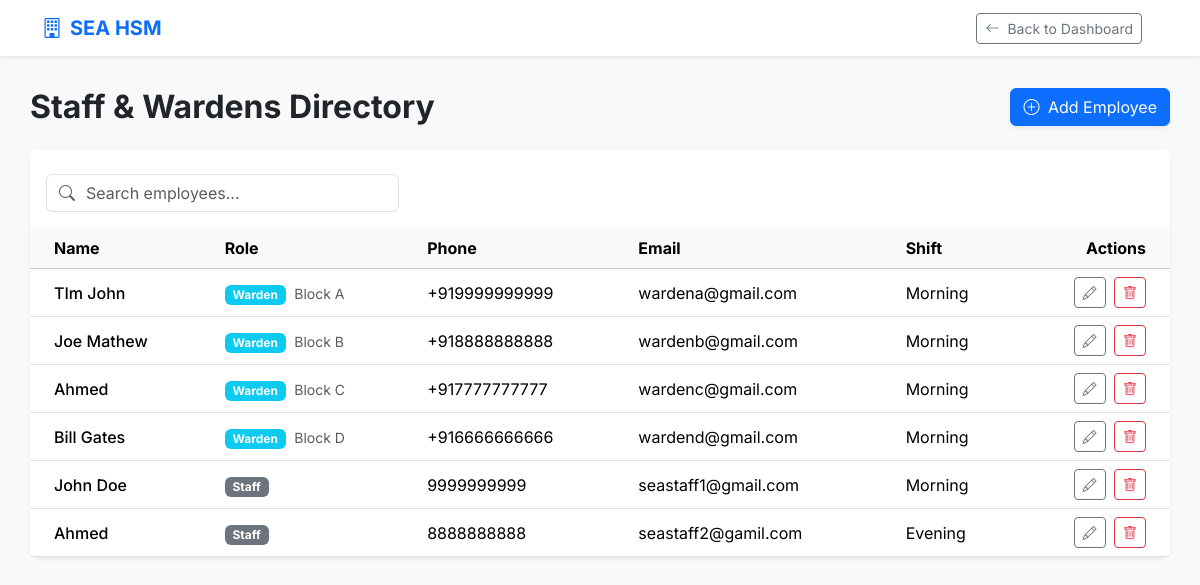
/employee/employee_list/ (signed in), run on the app's committed database.
### employee/models.py (models this page shows, shortened)
class Employee(models.Model):
    user = models.OneToOneField(UserList, on_delete=models.CASCADE, null=True, blank=True)
    name = models.CharField(max_length = 30)
    role = models.CharField(max_length = 20)
    phone = models.CharField(max_length = 14, default='+91')
    email = models.EmailField()
    salary = models.DecimalField(max_digits=10, decimal_places=2)
    shift = models.CharField(max_length = 25)
    block = models.CharField(max_length = 5, blank=True, null=True)

### employee/views.py (the view)
# urls.py: path('employee_list/',views.employee_list,name='employee_list'),
@role_required("Admin")
def employee_list(request):
    employees = Employee.objects.all()
    return render(request, 'employee_list.html', {'employees':employees})

### employee/templates/employee_list.html (shortened to what this page needs)
{% extends 'base.html' %}
{% block content %}
<div class="d-flex justify-content-between align-items-center mb-4">
    <h2 class="fw-bold text-dark mb-0">Staff & Wardens Directory</h2>
    {% if request.user.role == 'Admin' %}
    <a href="{% url 'add_employee' %}" class="btn btn-primary shadow-sm">
        <i class="bi bi-plus-circle me-1"></i> Add Employee
    </a>
    {% endif %}
</div>
<div class="card border-0 shadow-sm rounded-3">
    <div class="card-header bg-white border-bottom-0 pt-4 pb-0">
        <div class="row">
            <div class="col-md-4">
                <div class="input-group">
                    <span class="input-group-text bg-white border-end-0"><i class="bi bi-search text-muted"></i></span>
                    <input type="text" id="searchEmployee" class="form-control border-start-0 ps-0" placeholder="Search employees...">
                </div>
            </div>
        </div>
    </div>
    <div class="card-body p-0 mt-3">
        <div class="table-responsive">
            <table class="table table-hover align-middle mb-0" id="employeeTable">
                <thead class="table-light">
                    <tr>
                        <th class="ps-4">Name</th>
                        <th>Role</th>
                        <th>Phone</th>
                        <th>Email</th>
                        <th>Shift</th>
                        {% if request.user.role == 'Admin' %}
                        <th class="pe-4 text-end">Actions</th>
                        {% endif %}
                    </tr>
                </thead>
                <tbody>
                    {% for employee in employees %}
                    <tr>
                        <td class="ps-4 fw-medium">{{ employee.name }}</td>
                        <td>
                            <span class="badge {% if employee.role == 'Warden' %}bg-info{% else %}bg-secondary{% endif %}">{{ employee.role }}</span>
                            {% if employee.role == 'Warden' and employee.block %}
                            <small class="text-muted ms-1">Block {{ employee.block }}</small>
                            {% endif %}
                        </td>
                        <td>{{ employee.phone }}</td>
                        <td>{{ employee.email }}</td>
                        <td>{{ employee.shift }}</td>
                        {% if request.user.role == 'Admin' %}
                        <td class="pe-4 text-end">
                            <a href="{% url 'edit_employee' employee.id %}" class="btn btn-sm btn-outline-secondary me-1"><i class="bi bi-pencil"></i></a>
                            <a href="{% url 'delete_employee' employee.id %}" class="btn btn-sm btn-outline-danger"><i class="bi bi-trash"></i></a>
                        </td>
                        {% endif %}
                    </tr>
                    {% empty %}
                    <tr>
                        <td colspan="6" class="text-center text-muted py-4">No employees found in the system.</td>
                    </tr>
                    {% endfor %}
                </tbody>
            </table>
        </div>
    </div>
</div>
{% endblock %}

### accounts/templates/base.html (shortened to what this page needs)
{% load static %}
<!DOCTYPE html>
<html lang="en">
<head>
    <link href="https://cdn.jsdelivr.net/npm/bootstrap@5.3.2/dist/css/bootstrap.min.css" rel="stylesheet">
    <link href="https://cdn.jsdelivr.net/npm/bootstrap-icons@1.11.1/font/bootstrap-icons.css" rel="stylesheet">
</head>
<body>
    <nav class="navbar navbar-expand-lg navbar-light bg-white shadow-sm">
        <div class="container">
            <a class="navbar-brand" href="{% url 'dashboard' %}">
                <i class="bi bi-building me-2"></i>SEA HSM
            </a>
            <div class="d-flex align-items-center">
                <a href="{% url 'dashboard' %}" class="btn btn-outline-secondary btn-sm me-3">
                    <i class="bi bi-arrow-left me-1"></i> Back to Dashboard
                </a>
            </div>
        </div>
    </nav>
    <div class="container page-container">
        {% block content %}
        {% endblock %}
    </div>
</body>
</html>

### accounts/templates/base.html (style rules this page uses)
body { font-family: 'Inter', sans-serif; background-color: #f8f9fa; }
.navbar-brand { font-weight: 700; color: #0d6efd !important; }
.page-container { padding: 2rem 0; min-height: calc(100vh - 70px); }

### data on the page
Employee: name "TIm John", role "Warden", block "A", phone "+919999999999", email "wardena@gmail.com", shift "Morning"
Employee: name "Joe Mathew", role "Warden", block "B", phone "+918888888888", email "wardenb@gmail.com", shift "Morning"
Employee: name "Ahmed", role "Warden", block "C", phone "+917777777777", email "wardenc@gmail.com", shift "Morning"
Employee: name "Bill Gates", role "Warden", block "D", phone "+916666666666", email "wardend@gmail.com", shift "Morning"
Employee: name "John Doe", role "Staff", phone "9999999999", email "seastaff1@gmail.com", shift "Morning"
Employee: name "Ahmed", role "Staff", phone "8888888888", email "seastaff2@gamil.com", shift "Evening"
